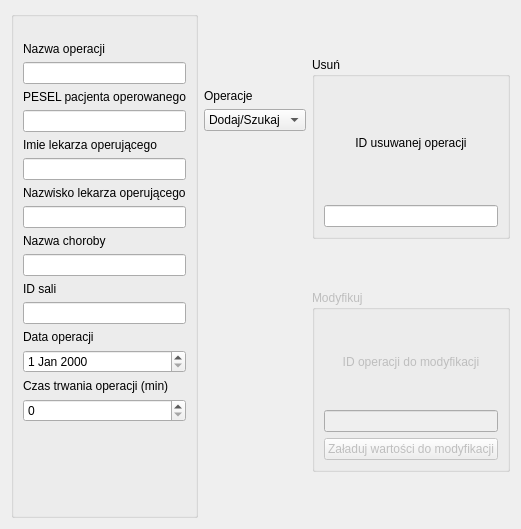
          <widget class="QWidget" name="l_oper_tab">
           <attribute name="title">
            <string>Operacje</string>
           </attribute>
           <layout class="QGridLayout" name="gridLayout_17" columnstretch="3,1,2">
            <item row="0" column="0">
             <layout class="QVBoxLayout" name="verticalLayout_69">
              <item>
               <widget class="QGroupBox" name="l_oper_gM">
                <property name="title">
                 <string/>
                </property>
                <layout class="QVBoxLayout" name="verticalLayout_70" stretch="1,0,0,0,0,0,0,0,0,0,0,0,0,0,0,0,0,3,2">
                 <item>
                  <spacer name="verticalSpacer_95">
                   <property name="orientation">
                    <enum>Qt::Vertical</enum>
                   </property>
                   <property name="sizeHint" stdset="0">
                    <size>
                     <width>20</width>
                     <height>40</height>
                    </size>
                   </property>
                  </spacer>
                 </item>
                 <item>
                  <widget class="QLabel" name="label_117">
                   <property name="text">
                    <string>Nazwa operacji</string>
                   </property>
                  </widget>
                 </item>
                 <item>
                  <widget class="QLineEdit" name="l_oper_gM_nazwa_edit"/>
                 </item>
                 <item>
                  <widget class="QLabel" name="label_98">
                   <property name="text">
                    <string>PESEL pacjenta operowanego</string>
                   </property>
                  </widget>
                 </item>
                 <item>
                  <widget class="QLineEdit" name="l_oper_gM_pesel_edit"/>
                 </item>
                 <item>
                  <widget class="QLabel" name="label_99">
                   <property name="text">
                    <string>Imie lekarza operującego</string>
                   </property>
                  </widget>
                 </item>
                 <item>
                  <widget class="QLineEdit" name="l_oper_gM_imielek_edit"/>
                 </item>
                 <item>
                  <widget class="QLabel" name="label_38">
                   <property name="text">
                    <string>Nazwisko lekarza operującego</string>
                   </property>
                  </widget>
                 </item>
                 <item>
                  <widget class="QLineEdit" name="l_oper_gM_nazwilek_edit"/>
                 </item>
                 <item>
                  <widget class="QLabel" name="label_100">
                   <property name="text">
                    <string>Nazwa choroby</string>
                   </property>
                  </widget>
                 </item>
                 <item>
                  <widget class="QLineEdit" name="l_oper_gM_idchor_edit"/>
                 </item>
                 <item>
                  <widget class="QLabel" name="label_116">
                   <property name="text">
                    <string>ID sali</string>
                   </property>
                  </widget>
                 </item>
                 <item>
                  <widget class="QLineEdit" name="l_oper_gM_idsali_edit"/>
                 </item>
                 <item>
                  <widget class="QLabel" name="label_101">
                   <property name="text">
                    <string>Data operacji</string>
                   </property>
                  </widget>
                 </item>
                 <item>
                  <widget class="QDateEdit" name="l_oper_gM_date_dedit"/>
                 </item>
                 <item>
                  <widget class="QLabel" name="label_118">
                   <property name="text">
                    <string>Czas trwania operacji (min)</string>
                   </property>
                  </widget>
                 </item>
                 <item>
                  <widget class="QSpinBox" name="l_oper_gM_time_spinbox">
                   <property name="maximum">
                    <number>600</number>
                   </property>
                   <property name="singleStep">
                    <number>20</number>
                   </property>
                  </widget>
                 </item>
                 <item>
                  <spacer name="verticalSpacer_96">
                   <property name="orientation">
                    <enum>Qt::Vertical</enum>
                   </property>
                   <property name="sizeHint" stdset="0">
                    <size>
                     <width>20</width>
                     <height>40</height>
                    </size>
                   </property>
                  </spacer>
                 </item>
                 <item>
                  <widget class="QLabel" name="l_oper_gM_notif_label">
                   <property name="text">
                    <string/>
                   </property>
                  </widget>
                 </item>
                </layout>
               </widget>
              </item>
             </layout>
            </item>
            <item row="0" column="1">
             <layout class="QVBoxLayout" name="verticalLayout_71" stretch="1,0,0,5">
              <item>
               <spacer name="verticalSpacer_30">
                <property name="orientation">
                 <enum>Qt::Vertical</enum>
                </property>
                <property name="sizeHint" stdset="0">
                 <size>
                  <width>20</width>
                  <height>40</height>
                 </size>
                </property>
               </spacer>
              </item>
              <item>
               <widget class="QLabel" name="label_47">
                <property name="text">
                 <string>Operacje</string>
                </property>
               </widget>
              </item>
              <item>
               <widget class="QComboBox" name="l_oper_oper_combo">
                <item>
                 <property name="text">
                  <string>Dodaj/Szukaj</string>
                 </property>
                </item>
                <item>
                 <property name="text">
                  <string>Usuń</string>
                 </property>
                </item>
               </widget>
              </item>
              <item>
               <spacer name="verticalSpacer_31">
                <property name="orientation">
                 <enum>Qt::Vertical</enum>
                </property>
                <property name="sizeHint" stdset="0">
                 <size>
                  <width>20</width>
                  <height>40</height>
                 </size>
                </property>
               </spacer>
              </item>
             </layout>
            </item>
            <item row="0" column="2">
             <layout class="QVBoxLayout" name="verticalLayout_72" stretch="1,4,1,4,1">
              <item>
               <spacer name="verticalSpacer_97">
                <property name="orientation">
                 <enum>Qt::Vertical</enum>
                </property>
                <property name="sizeHint" stdset="0">
                 <size>
                  <width>20</width>
                  <height>40</height>
                 </size>
                </property>
               </spacer>
              </item>
              <item>
               <widget class="QGroupBox" name="l_oper_gU">
                <property name="title">
                 <string>Usuń</string>
                </property>
                <layout class="QVBoxLayout" name="verticalLayout_73">
                 <item>
                  <widget class="QLabel" name="label_48">
                   <property name="text">
                    <string>ID usuwanej operacji</string>
                   </property>
                   <property name="alignment">
                    <set>Qt::AlignCenter</set>
                   </property>
                   <property name="wordWrap">
                    <bool>true</bool>
                   </property>
                  </widget>
                 </item>
                 <item>
                  <widget class="QLineEdit" name="l_oper_gU_idoper_edit"/>
                 </item>
                </layout>
               </widget>
              </item>
              <item>
               <spacer name="verticalSpacer_98">
                <property name="orientation">
                 <enum>Qt::Vertical</enum>
                </property>
                <property name="sizeHint" stdset="0">
                 <size>
                  <width>20</width>
                  <height>40</height>
                 </size>
                </property>
               </spacer>
              </item>
              <item>
               <widget class="QGroupBox" name="l_oper_gMod">
                <property name="enabled">
                 <bool>false</bool>
                </property>
                <property name="title">
                 <string>Modyfikuj</string>
                </property>
                <layout class="QVBoxLayout" name="verticalLayout_74">
                 <item>
                  <widget class="QLabel" name="label_49">
                   <property name="text">
                    <string>ID operacji do modyfikacji</string>
                   </property>
                   <property name="alignment">
                    <set>Qt::AlignCenter</set>
                   </property>
                   <property name="wordWrap">
                    <bool>true</bool>
                   </property>
                  </widget>
                 </item>
                 <item>
                  <widget class="QLineEdit" name="l_oper_gMod_idoper_edit"/>
                 </item>
                 <item>
                  <widget class="QPushButton" name="l_oper_gMod_butt">
                   <property name="text">
                    <string>Załaduj wartości do modyfikacji</string>
                   </property>
                  </widget>
                 </item>
                </layout>
               </widget>
              </item>
              <item>
               <spacer name="verticalSpacer_99">
                <property name="orientation">
                 <enum>Qt::Vertical</enum>
                </property>
                <property name="sizeHint" stdset="0">
                 <size>
                  <width>20</width>
                  <height>40</height>
                 </size>
                </property>
               </spacer>
              </item>
             </layout>
            </item>
           </layout>
          </widget>
